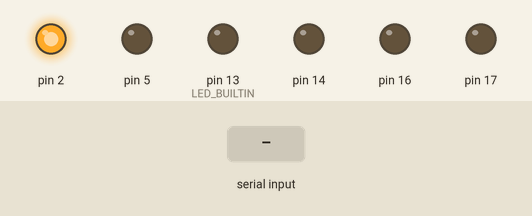
Bench run of a sketch on a simulated Arduino Uno, built with avr-gcc and run on an emulated ATmega328P. On the bench: output pins drawn as LEDs (lit = HIGH). Inputs (shaded band) come from the test bench. What the sketch prints to the serial monitor is not drawn.

Above: at 1.2 s.
1.3 s: "<5>" received over Serial
At 2.7 s:
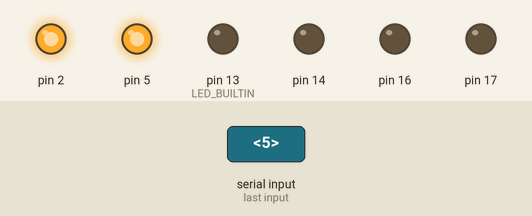
3.8 s: "<90,45>" received over Serial
Timing chart, 0 to 6.8 s (numbered marks = the images above; inputs shaded):
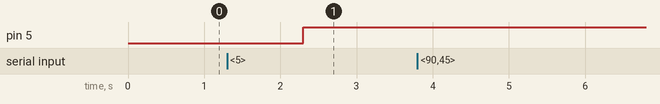

The sketch:

capping_receiver.ino
```cpp
#define SOT '<'
#define EOT '>'

bool receiving = false;
String received_data = "";

void setup() {
  Serial.begin(115200);
  pinMode(LED_BUILTIN,OUTPUT);
  pinMode(2,OUTPUT);
  digitalWrite(2,HIGH);

}

void loop() {
  if (Serial.available() > 0) {
    char incoming_char = Serial.read();
    int PIN;


    // First we look if we are at the Start of transfer variable
    if (incoming_char == SOT) {
      received_data = "";
      receiving = true;

    }
    // we then see if we are at the endof transfer variable
    else if (incoming_char == EOT) {
      receiving = false;

      PIN = received_data.toInt();
      pinMode(PIN,OUTPUT);
      delay(500);
      digitalWrite(PIN,LOW);
      // Process received data
      //Serial.println(PIN);
      delay(500);
      digitalWrite(PIN,HIGH);
      delay(1000);

      Serial.println(SOT);
      Serial.println(EOT);

    }
    // Finally if we are at the actual package we instead save the received characters
    else if (receiving) {
      received_data += incoming_char;


    }

  }
}
```

Measured:
- after the input at 1.3 s, pin 5: LOW → HIGH after 1.0 s
